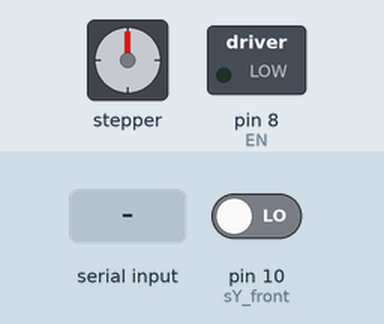
Bench run of a sketch on a simulated Arduino Uno, built with avr-gcc and run on an emulated ATmega328P. Shown: stepper motor, switched loads named in the sketch (green lamp = pin HIGH). The inputs (shaded band) are chosen by the test bench; at power-on: pin 10 (sY_front) LOW. Stepper angles assume 200 steps per turn.

Above: at 1.2 s.
1.3 s: "MOVE1 90\n" received over Serial
At 2.4 s:
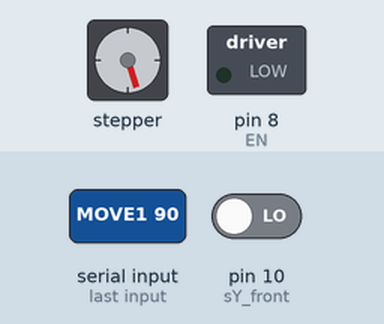
3.0 s: "MOVE1 90\n" received over Serial
At 3.7 s:
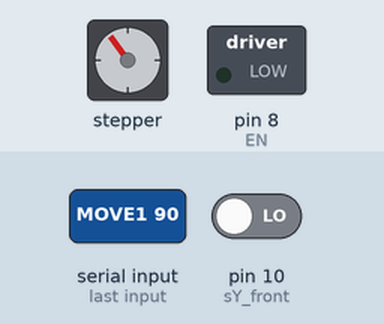
Timing chart, 0 to 6.0 s (numbered marks = the images above; inputs shaded):
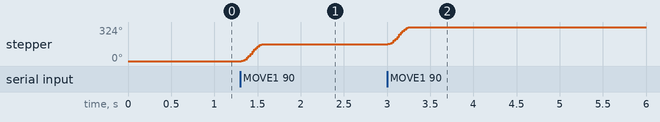

Measured:
- after the input at 1.3 s, stepper: turns 162° clockwise in 0.25 s, starting at once
- after the input at 3.0 s, stepper: turns 162° clockwise in 0.25 s, starting at once

The sketch:

interpreter_w_sensor_parallel.ino
```cpp
#include "AccelStepper.h"
#include <SoftwareSerial.h>

// Pin Definitions
#define EN 8
#define Y_DIR 6
#define Y_STP 3
#define Z_DIR 7
#define Z_STP 4
#define A_STP 12
#define A_DIR 13
#define X_STP 2
#define X_DIR 5

// Sensor Pins
#define sY_front 10
#define sY_back 11
#define sZ_front A3
#define sZ_back A0

// Stepper Motor Initialization
AccelStepper stepperY(1, Y_STP, Y_DIR);  // MOVE1
AccelStepper stepperZ(1, Z_STP, Z_DIR);  // MOVE2
AccelStepper stepperX(1, X_STP, X_DIR);  // ROTATE1
AccelStepper stepperA(1, A_STP, A_DIR);  // ROTATE2

// Sensor-controlled Stepper Movement Targets
int targetY = 0, targetZ = 0, targetX = 0, targetA = 0;

// Function to set stepper target positions with safety checks
void setTarget(const char *cmd, int value) {
  if (strcmp(cmd, "MOVE1") == 0) {
    targetY += value;
    stepperY.moveTo(targetY);
  } else if (strcmp(cmd, "MOVE2") == 0) {
    targetZ += value;
    stepperZ.moveTo(targetZ);
  } else if (strcmp(cmd, "ROTATE1") == 0) {
    targetX += value;
    stepperX.moveTo(targetX);
  } else if (strcmp(cmd, "ROTATE2") == 0) {
    targetA += value;
    stepperA.moveTo(targetA);
  } else {
    Serial.println("Invalid Command!");
  }
}

// Command Parsing Function
void executeInterpreter(String command) {
  char indiv_Cmd[20];
  int value;
  int offset = 0;
  const char* commd =command.c_str();

    //Parse multiple commands
  while (sscanf(commd + offset, "%s %d", indiv_Cmd, &value) == 2) {
    setTarget(indiv_Cmd, value);
    offset += strlen(indiv_Cmd) + 4; // Move offset to next command
  }
  // while (sscanf(commd + offset, "%s %d", indiv_Cmd, &value) == 2) {
  //   Serial.print("Command: ");
  //   Serial.print(indiv_Cmd);
  //   Serial.print(", Value: ");
  //   Serial.println(value);

  //   offset += strlen(indiv_Cmd) + 3;  // Advance to next command
  // }
}

// Non-blocking Motor Control with Sensor Safety
void moveMotorsWithSensors() {
  // MOVE1 (stepperY)
  if (stepperY.distanceToGo() != 0) {
    if ((targetY > stepperY.currentPosition() && digitalRead(sY_front) == LOW) ||  // Moving forward, not tripping sensor
        (targetY < stepperY.currentPosition() && digitalRead(sY_back) == LOW)) {   // Moving backward, not tripping sensor
      stepperY.run();
    } else {
      stepperY.stop();  // Safety stop if sensor triggered
      Serial.println("MOVE1 stopped due to sensor.");
    }
  }

  // MOVE2 (stepperZ)
  if (stepperZ.distanceToGo() != 0) {
    if ((targetZ > stepperZ.currentPosition() && digitalRead(sZ_front) == LOW) ||
        (targetZ < stepperZ.currentPosition() && digitalRead(sZ_back) == LOW)) {
      stepperZ.run();
    } else {
      stepperZ.stop();
      Serial.println("MOVE2 stopped due to sensor.");
    }
  }

  // ROTATE1 (stepperX) - No sensors here
  if (stepperX.distanceToGo() != 0) {
    stepperX.run();
  }

  // ROTATE2 (stepperA) - No sensors here
  if (stepperA.distanceToGo() != 0) {
    stepperA.run();
  }
}

void setup() {
  Serial.begin(9600);

  // Initialize steppers
  stepperY.setMaxSpeed(5000.0);
  stepperY.setAcceleration(5000.0);
  stepperZ.setMaxSpeed(5000.0);
  stepperZ.setAcceleration(5000.0);
  stepperX.setMaxSpeed(5000.0);
  stepperX.setAcceleration(5000.0);
  stepperA.setMaxSpeed(5000.0);
  stepperA.setAcceleration(5000.0);

  // Initialize pins
  pinMode(sY_front, INPUT);
  pinMode(sY_back, INPUT);
  pinMode(sZ_front, INPUT);
  pinMode(sZ_back, INPUT);
  pinMode(EN, OUTPUT);
  digitalWrite(EN, LOW); // Enable motor driver
}

void loop() {
  if (Serial.available() > 0) {
    String command = Serial.readStringUntil('\n'); // Read and trim command
    command.trim();
    executeInterpreter(command);
  }

  moveMotorsWithSensors(); // Continuously monitor and move motors safely
}
```
